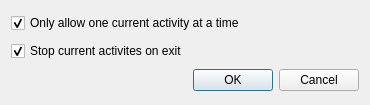
<?xml version="1.0" encoding="UTF-8"?>
<ui version="4.0">
 <class>PreferencesDialog</class>
 <widget class="QDialog" name="PreferencesDialog">
  <property name="geometry">
   <rect>
    <x>0</x>
    <y>0</y>
    <width>370</width>
    <height>105</height>
   </rect>
  </property>
  <property name="windowTitle">
   <string>Preferences</string>
  </property>
  <layout class="QVBoxLayout" name="verticalLayout">
   <item>
    <widget class="QCheckBox" name="cbNoConcurrentActivities">
     <property name="text">
      <string>Only allow one current activity at a time</string>
     </property>
     <property name="checked">
      <bool>true</bool>
     </property>
    </widget>
   </item>
   <item>
    <widget class="QCheckBox" name="cbStopActivitiesOnExit">
     <property name="text">
      <string>Stop current activites on exit</string>
     </property>
     <property name="checked">
      <bool>true</bool>
     </property>
    </widget>
   </item>
   <item>
    <widget class="QDialogButtonBox" name="buttonBox">
     <property name="orientation">
      <enum>Qt::Horizontal</enum>
     </property>
     <property name="standardButtons">
      <set>QDialogButtonBox::Cancel|QDialogButtonBox::Ok</set>
     </property>
    </widget>
   </item>
  </layout>
 </widget>
 <resources/>
 <connections>
  <connection>
   <sender>buttonBox</sender>
   <signal>accepted()</signal>
   <receiver>PreferencesDialog</receiver>
   <slot>accept()</slot>
   <hints>
    <hint type="sourcelabel">
     <x>248</x>
     <y>254</y>
    </hint>
    <hint type="destinationlabel">
     <x>157</x>
     <y>274</y>
    </hint>
   </hints>
  </connection>
  <connection>
   <sender>buttonBox</sender>
   <signal>rejected()</signal>
   <receiver>PreferencesDialog</receiver>
   <slot>reject()</slot>
   <hints>
    <hint type="sourcelabel">
     <x>316</x>
     <y>260</y>
    </hint>
    <hint type="destinationlabel">
     <x>286</x>
     <y>274</y>
    </hint>
   </hints>
  </connection>
 </connections>
</ui>
